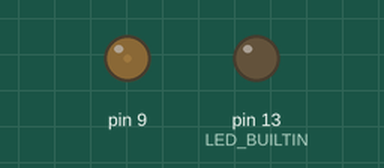
This sketch was run on a simulated Arduino Uno, built with avr-gcc and run on an emulated ATmega328P. Parts: output pins drawn as LEDs (lit = HIGH).

Above: at 0.05 s.
At 0.5 s:
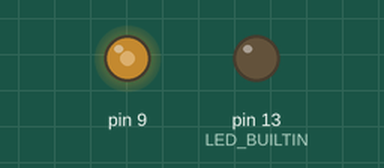
At 0.75 s:
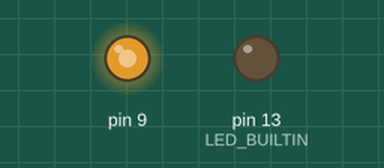
At 1.0 s:
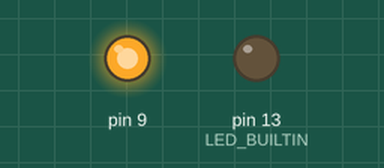
Timing chart, 0 to 3.0 s (numbered marks = the images above):
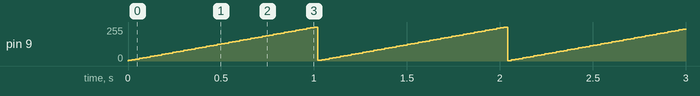

The sketch:

pwm.ino
```cpp
uint8_t pwm;

void setup(){
  pinMode(LED_BUILTIN,OUTPUT);
}

void loop(){
  analogWrite(9,pwm+=5);
  delay(20);
}
```

Measured:
- by itself, pin 9: ramps from 0/255 to 255/255 and jumps back, once every 1.0 s
